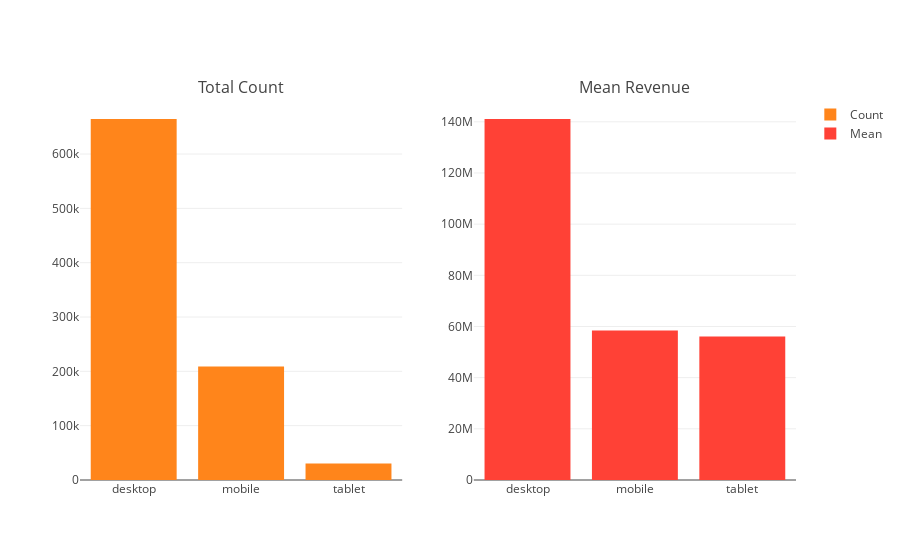

Here is the notebook cell this chart was saved with:
### Markdown cell above
Modified can be used

### Code cell
count_mean('device.deviceCategory',"#FF851B","#FF4136")

### Figure 1 — Plotly figure (JSON) as saved in the notebook; plotly's stock layout.template omitted (floating-point values rounded to 4 significant figures)
{"data": [{"marker": {"color": "#FF851B"}, "name": "Count", "type": "bar", "uid": "5c07577a-e715-11e8-a4f1-8c859051acaa", "x": ["desktop", "mobile", "tablet"], "xaxis": "x", "y": [664479, 208725, 30449], "yaxis": "y"}, {"marker": {"color": "#FF4136"}, "name": "Mean", "type": "bar", "uid": "5c07e336-e715-11e8-83a8-8c859051acaa", "x": ["desktop", "mobile", "tablet"], "xaxis": "x2", "y": [141100000.0, 58430000.0, 56080000.0], "yaxis": "y2"}], "layout": {"annotations": [{"font": {"size": 16}, "showarrow": false, "text": "Total Count", "x": 0.225, "xanchor": "center", "xref": "paper", "y": 1, "yanchor": "bottom", "yref": "paper"}, {"font": {"size": 16}, "showarrow": false, "text": "Mean Revenue", "x": 0.775, "xanchor": "center", "xref": "paper", "y": 1, "yanchor": "bottom", "yref": "paper"}], "xaxis": {"anchor": "y", "domain": [0, 0.45]}, "xaxis2": {"anchor": "y2", "domain": [0.55, 1]}, "yaxis": {"anchor": "x", "domain": [0, 1]}, "yaxis2": {"anchor": "x2", "domain": [0, 1]}}}
